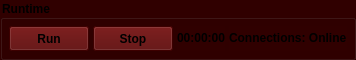
        <widget class="QGroupBox" name="groupBox_2">
         <property name="enabled">
          <bool>true</bool>
         </property>
         <property name="sizePolicy">
          <sizepolicy hsizetype="Preferred" vsizetype="Fixed">
           <horstretch>0</horstretch>
           <verstretch>0</verstretch>
          </sizepolicy>
         </property>
         <property name="minimumSize">
          <size>
           <width>0</width>
           <height>60</height>
          </size>
         </property>
         <property name="maximumSize">
          <size>
           <width>16777215</width>
           <height>60</height>
          </size>
         </property>
         <property name="font">
          <font>
           <bold>true</bold>
          </font>
         </property>
         <property name="focusPolicy">
          <enum>Qt::FocusPolicy::ClickFocus</enum>
         </property>
         <property name="styleSheet">
          <string notr="true">background-color: rgb(48, 0, 0);</string>
         </property>
         <property name="title">
          <string>Runtime</string>
         </property>
         <layout class="QHBoxLayout" name="horizontalLayout_3" stretch="1,1,100,1">
          <property name="spacing">
           <number>4</number>
          </property>
          <property name="leftMargin">
           <number>6</number>
          </property>
          <property name="topMargin">
           <number>6</number>
          </property>
          <property name="rightMargin">
           <number>6</number>
          </property>
          <property name="bottomMargin">
           <number>6</number>
          </property>
          <item>
           <widget class="QPushButton" name="runButton">
            <property name="enabled">
             <bool>true</bool>
            </property>
            <property name="sizePolicy">
             <sizepolicy hsizetype="Minimum" vsizetype="Expanding">
              <horstretch>0</horstretch>
              <verstretch>0</verstretch>
             </sizepolicy>
            </property>
            <property name="font">
             <font>
              <bold>true</bold>
             </font>
            </property>
            <property name="focusPolicy">
             <enum>Qt::FocusPolicy::ClickFocus</enum>
            </property>
            <property name="styleSheet">
             <string notr="true">background-color: rgb(85, 0, 0);
</string>
            </property>
            <property name="text">
             <string>Run</string>
            </property>
           </widget>
          </item>
          <item>
           <widget class="QPushButton" name="stopButton">
            <property name="enabled">
             <bool>true</bool>
            </property>
            <property name="sizePolicy">
             <sizepolicy hsizetype="Minimum" vsizetype="Expanding">
              <horstretch>0</horstretch>
              <verstretch>0</verstretch>
             </sizepolicy>
            </property>
            <property name="font">
             <font>
              <bold>true</bold>
             </font>
            </property>
            <property name="focusPolicy">
             <enum>Qt::FocusPolicy::ClickFocus</enum>
            </property>
            <property name="styleSheet">
             <string notr="true">background-color: rgb(85, 0, 0);</string>
            </property>
            <property name="text">
             <string>Stop</string>
            </property>
           </widget>
          </item>
          <item>
           <widget class="QLabel" name="runtimeLabel">
            <property name="enabled">
             <bool>true</bool>
            </property>
            <property name="font">
             <font>
              <bold>true</bold>
             </font>
            </property>
            <property name="focusPolicy">
             <enum>Qt::FocusPolicy::ClickFocus</enum>
            </property>
            <property name="text">
             <string>00:00:00</string>
            </property>
           </widget>
          </item>
          <item>
           <widget class="QLabel" name="label_7">
            <property name="enabled">
             <bool>true</bool>
            </property>
            <property name="font">
             <font>
              <bold>true</bold>
             </font>
            </property>
            <property name="focusPolicy">
             <enum>Qt::FocusPolicy::ClickFocus</enum>
            </property>
            <property name="text">
             <string>Connections: Online</string>
            </property>
           </widget>
          </item>
         </layout>
        </widget>
